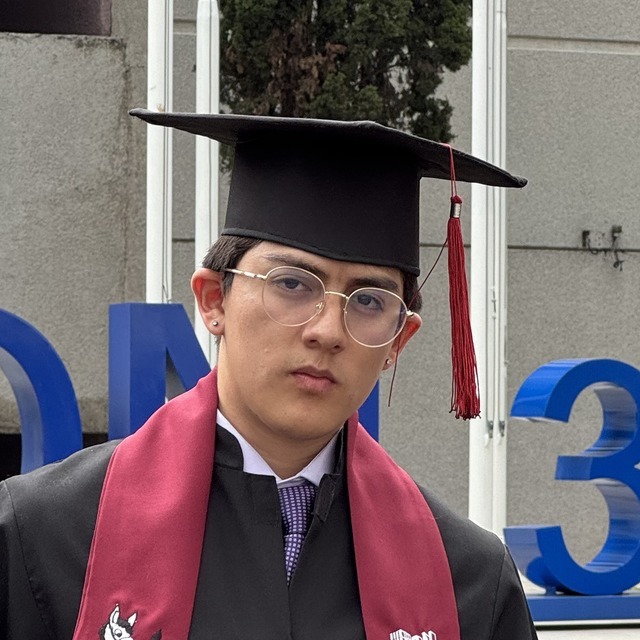
#> input picture skill/editar-reel/ejemplos/conferencia-notion-summit/assets/teddy_cta.jpg, 640 x 640 px
$ python comparar.py ../../skill/editar-reel/ejemplos/conferencia-notion-summit/assets/teddy_cta.jpg ../../skill/editar-reel/ejemplos/conferencia-notion-summit/assets/teddy_cta.jpg
#> lines starting #> are read from the running program, lines starting #| are printed output that depends on the picture
# Compara la captura de la vista previa con el still de Remotion (ambos a 270x480).
# El <video> de Chromium (vista previa) y el extractor de cuadros de Remotion (render) manejan el color del video un poco
# distinto: un corrimiento GLOBAL de brillo de unos pocos niveles. Se reporta aparte ("brillo") y se compensa antes de medir
# la fidelidad de la composición (gráficos, posiciones, cuadro exacto).
import sys, json
import numpy as np
from PIL import Image, ImageFilter
# desenfoque leve: la captura (≈590 px) y el still (1080 px) tienen distinta nitidez en los bordes; aquí importa la composición
abrir = lambda f: np.asarray(Image.open(f).convert('RGB').resize((270, 480), Image.LANCZOS).filter(ImageFilter.GaussianBlur(1.5)), dtype=float)
a, b = abrir(sys.argv[1]), abrir(sys.argv[2])
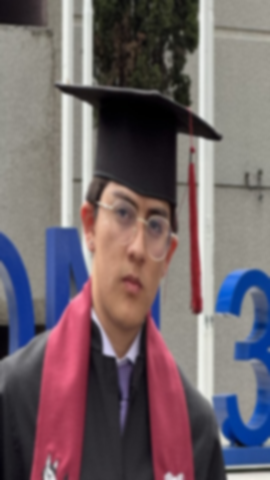
#> a: shape (480, 270, 3) float64; mean R, G, B 114, 101, 106.1
brillo = np.median((a - b).reshape(-1, 3), axis=0)
#> brillo = [0, 0, 0]
d = np.abs(a - brillo - b).mean(axis=2)
#> d: shape (480, 270) float64; every value is 0
print(json.dumps({'brillo': [round(float(x), 1) for x in brillo], 'media': round(float(d.mean()), 2), 'p99': round(float(np.percentile(d, 99)), 1), 'malos': round(float((d > 40).mean() * 100), 2)}))
#| {"brillo": [0.0, 0.0, 0.0], "media": 0.0, "p99": 0.0, "malos": 0.0}
